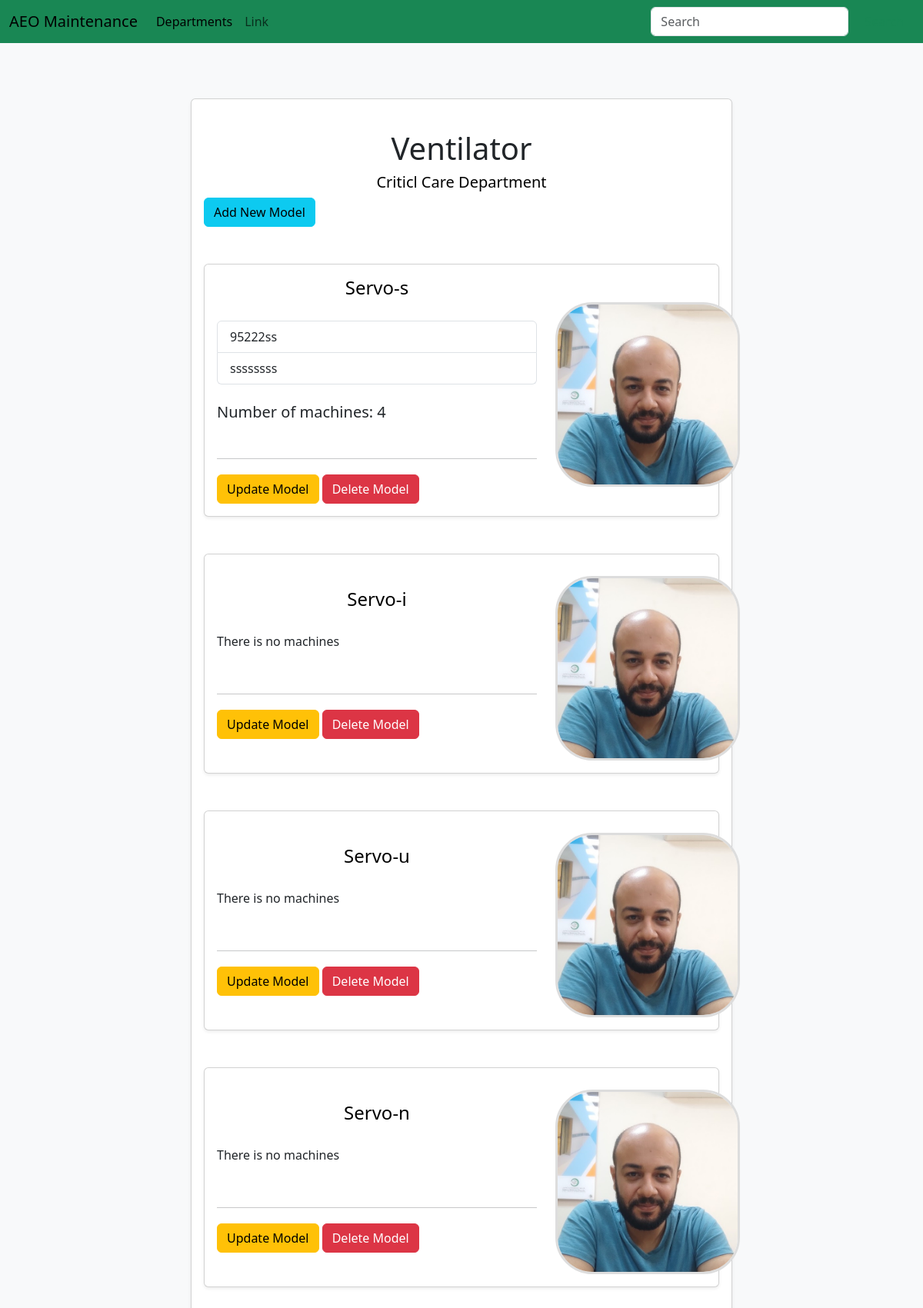
Page /devices/1/models/ on the earlier database version.
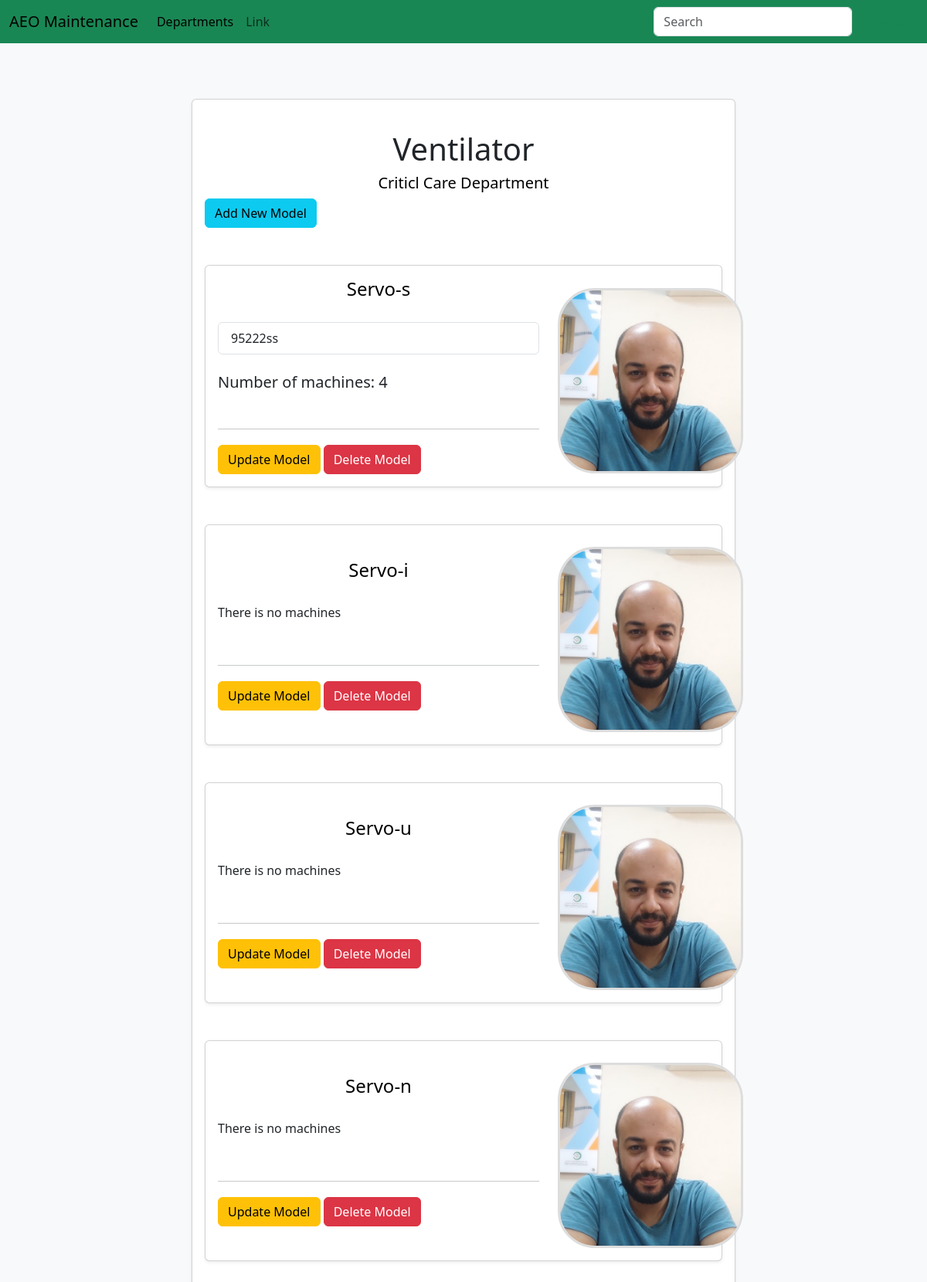
Same page on the later database version.
### maintenance_system/models.py (models this page shows, shortened)
class Device(db.Model):
	id = db.Column(db.Integer, primary_key=True)
	name = db.Column(db.String(80), unique=True)
	department_id = db.Column(db.Integer, db.ForeignKey('department.id'))
	models = db.relationship('Model', backref='device', lazy=True)

class Department(db.Model):
	id = db.Column(db.Integer, primary_key=True)
	name = db.Column(db.String(80), unique=True)
	members = db.relationship('User', backref='department', lazy=True)
	devices = db.relationship('Device', backref='department', lazy=True)

class Model(db.Model):
	id = db.Column(db.Integer, primary_key=True)
	name = db.Column(db.String(80), unique=True)
	manufacturer = db.Column(db.String(80))
	picture = db.Column(db.String(20), default='device_model.jpg')
	device_id = db.Column(db.Integer, db.ForeignKey('device.id'))
	machines = db.relationship('Machine', backref='model', lazy=True)

class Machine(db.Model):
	id = db.Column(db.Integer, primary_key=True)
	serial_number = db.Column(db.String(80), unique=True)
	installation_date = db.Column(db.DateTime)
	contract_type = db.Column(db.Integer, default=int(0)) # 0: warranty, 1: maintenance, 2: none
	contract_name = db.Column(db.String(80))
	contract_start_date = db.Column(db.DateTime)
	contract_end_date = db.Column(db.DateTime)
	user_id = db.Column(db.Integer, db.ForeignKey('user.id'))
	model_id = db.Column(db.Integer, db.ForeignKey('model.id'))
	hospital_id = db.Column(db.Integer, db.ForeignKey('hospital.id'))
	tasks = db.relationship('Task', secondary='machine_task', backref='machines', lazy='dynamic')

### maintenance_system/routes.py (the view)
@app.route('/devices/<int:device_id>/models/', methods=['GET'])
def models(device_id):
    form = ModelForm()
    device = Device.query.get_or_404(device_id)
    models = device.models
    return render_template('models.html', device=device, models=models, form=form)

### maintenance_system/forms.py (shortened to what this page needs)
class ModelForm(FlaskForm):
	name = StringField('Model Name', validators=[DataRequired(), Length(min=2, max=20)])
	manufacturer = StringField('Manufacturer', validators=[DataRequired(), Length(min=2, max=20)])
	submit = SubmitField('Add')

### maintenance_system/Templates/models.html (shortened to what this page needs)
{% extends "layout.html"%}
{% block content %}
<div class="row justify-content-center">
	<div class="col-lg-8 mt-4 mb-4">
		<div class="card p-3 shadow-sm">
			<div class="row">
				<div class="col-md-8 col-lg-12 mt-4 mb-4">
					<h1 class="text-center">{{ device.name }}</h1>
					<a href="{{ url_for('devices', department_id=device.department.id) }}" class="anchor-custom">
						<h5 class="text-center">{{device.department.name}} Department</h5>
					</a>
					<button type="button" class="btn btn-info btn-md" data-bs-toggle="modal"
						data-bs-target="#addNewModel">Add
						New Model</button>
				</div>
				{% for model in models %}
				<div class="col-md-8 col-lg-12 mt-4 mb-4">
					<div class="card p-3 shadow-sm">
						<div class="row align-items-center">
							<div class="col-lg-8 col-12">
								<a href="{{ url_for('machinesbp.machines', model_id = model.id)}}" class="anchor-custom">
									<h4 class="mb-1 text-center">{{model.name}}</h4>
								</a>
								<br>
								{% if model.machines%}
								<div class="list-group">
									{% for machine in model.machines%}
									<a href="" class="list-group-item list-group-item-action">{{
										machine.serial_number }}</a>
									{% endfor%}
								</div>
								<br>
								<h5>Number of machines: {{ device.models|length }}</h5>
								{% else %}
								<p>There is no machines</p>
								{% endif%}
								<br>
								<hr>
								<div>
									<button type="button" class="btn btn-warning btn-custom mt-1" data-bs-toggle="modal"
										data-bs-target="#updateModel{{ model.id }}">Update
										Model</button>
									<button type="button" class="btn btn-danger custom-button mt-1"
										data-bs-toggle="modal" data-bs-target="#deleteModel{{ model.id }}">Delete
										Model</button>
								</div>
							</div>
							<div class="col-lg-4 text-center mt-1 mr-3">
								<img src="{{ url_for('static', filename='images/profile.jpg')}}" alt="User Photo"
									class="department-photo mt-2">
							</div>
						</div>
					</div>
				</div>
				{% endfor %}
			</div>
		</div>
	</div>
	{% endblock%}

### maintenance_system/Templates/layout.html (shortened to what this page needs)
<!doctype html>
<html lang="en">
<head>
	<link href="https://cdn.jsdelivr.net/npm/bootstrap@5.3.3/dist/css/bootstrap.min.css" rel="stylesheet"
>
	<link href="{{ url_for('static', filename='css/style.css')}}" rel="stylesheet">
</head>
<body>
	<nav class="navbar navbar-expand-lg bg-body-success bg-success">
		<div class="container-fluid">
			<a class="navbar-brand" href="{{url_for('home')}}">AEO Maintenance</a>
			<div class="collapse navbar-collapse" id="navbarSupportedContent">
				<ul class="navbar-nav me-auto mb-2 mb-lg-0">
					<li class="nav-item">
						<a class="nav-link active" aria-current="page"
							href="{{ url_for('departments') }}">Departments</a>
					</li>
					<li class="nav-item">
						<a class="nav-link" href="#">Link</a>
					</li>
				</ul>
				<form class="d-flex" role="search">
					<input class="form-control me-2" type="search" placeholder="Search" aria-label="Search">
					<button class="btn btn-outline-success" type="submit">Search</button>
				</form>
			</div>
		</div>
	</nav>
	<div class="container-fluid container-md">
		<div class="container mt-5">
			<div class="row justify-content-center">
				{% block content %}
				{% endblock %}
			</div>
		</div>
	</div>
</body>
</html>

### maintenance_system/static/css/style.css (style rules this page uses)
body { background-color: #f8f9fa; }
.department-photo { width: 240px; height: 240px; object-fit: cover; border-radius: 20%; border: 3px solid #ddd; }
.anchor-custom { text-decoration: none; color: black; cursor: pointer; transition: color 0.3s ease; }

Differences in the rows shown:
removed Machine: serial_number "ssssssss", shown under Model "Servo-s"
